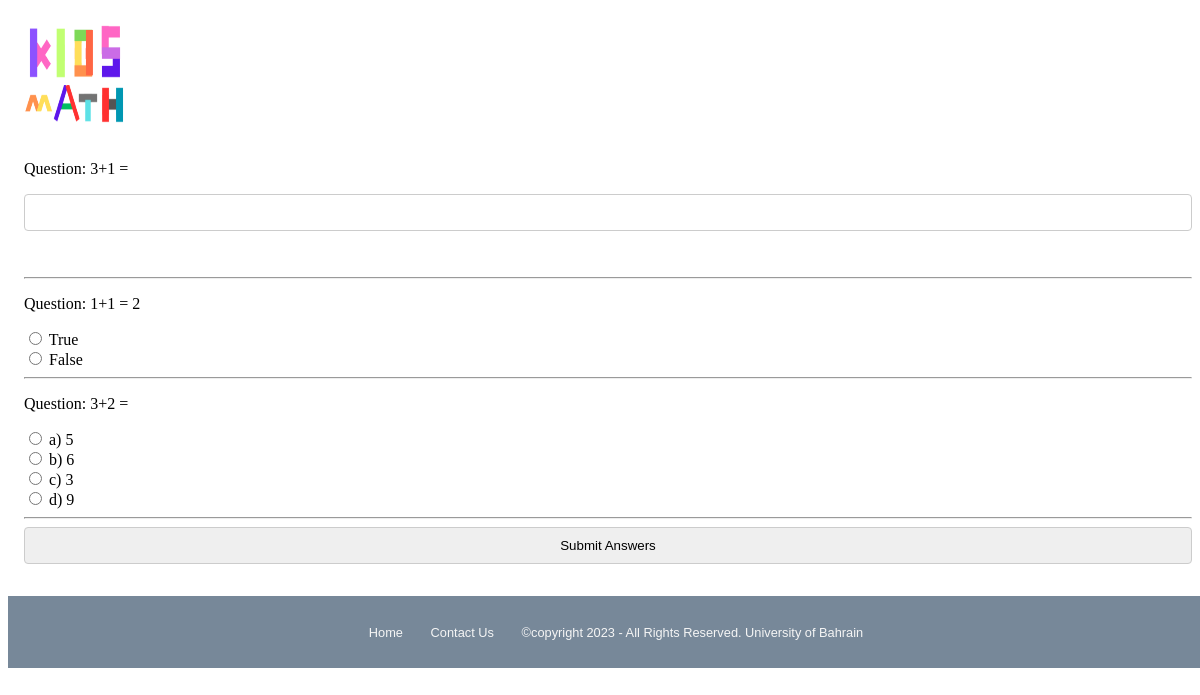
/quiz_questions.php?quizID=17 (signed in), run on the app's committed database.
### tables this page shows
CREATE TABLE `questions2` (
  `ID` int(11) NOT NULL,
  `quizid` int(5) NOT NULL,
  `question` varchar(500) NOT NULL,
  `opt1` varchar(100) NOT NULL,
  `answer` varchar(100) NOT NULL
);

CREATE TABLE `questions3` (
  `ID` int(5) NOT NULL,
  `quizid` int(5) NOT NULL,
  `question` varchar(500) NOT NULL,
  `op1` varchar(100) NOT NULL,
  `op2` varchar(100) NOT NULL,
  `answer` varchar(100) NOT NULL
);

CREATE TABLE `questions1` (
  `ID` int(5) NOT NULL,
  `quizid` int(5) NOT NULL,
  `question` varchar(500) NOT NULL,
  `opt1` varchar(100) NOT NULL,
  `opt2` varchar(100) NOT NULL,
  `opt3` varchar(100) NOT NULL,
  `opt4` varchar(100) NOT NULL,
  `answer` varchar(100) NOT NULL
);

### quiz_questions.php (the view, shortened to what this page needs)
<?php
require('connection.php');
$quizId = $_GET['quizID'];
?>
<!DOCTYPE html>
<html lang="en">
<head>
  <link rel="stylesheet" href="Projectstyle.css">
</head>
<body>
  <header>
    <a href="home.php"><img class="WLogo" style="width: 100px;height: 100px;" src="image/logo.png" alt="Logo"></a>
  </header>
  <main>
    <?php
    $quizQuery = $db->prepare("SELECT display_questions FROM quizzes WHERE quizID = :quizId");
    $quizQuery->bindParam(':quizId', $quizId, PDO::PARAM_INT);
    $quizQuery->execute();
    $displayQuestions = $quizQuery->fetchColumn();
    function displayRandomQuestions($db, $table, $quizId, $type, $numQuestions)
    {
      $sql = "SELECT * FROM $table WHERE quizid = :quizId ORDER BY RAND() LIMIT :numQuestions";
      $stmt = $db->prepare($sql);
      $stmt->bindParam(':quizId', $quizId, PDO::PARAM_INT);
      $stmt->bindParam(':numQuestions', $numQuestions, PDO::PARAM_INT);
      $stmt->execute();
      $questions = $stmt->fetchAll(PDO::FETCH_ASSOC);
      foreach ($questions as $row) {
        echo "<p>Question: {$row['question']}</p>";
        if ($type === 'mcq') {
          echo "<input type='radio' name='mcq_answers[{$row['ID']}]' value='opt1'  /> a) {$row['opt1']}<br>";
          echo "<input type='radio' name='mcq_answers[{$row['ID']}]' value='opt2'  /> b) {$row['opt2']}<br>";
          echo "<input type='radio' name='mcq_answers[{$row['ID']}]' value='opt3'  /> c) {$row['opt3']}<br>";
          echo "<input type='radio' name='mcq_answers[{$row['ID']}]' value='opt4'  /> d) {$row['opt4']}<br>";
        } elseif ($type === 'fill') {
          echo "<input type='text' name='fill_answers[{$row['ID']}]' /><br>";
        } elseif ($type === 'tf') {
          echo "<input type='radio' name='tf_answers[{$row['ID']}]' value='T'  /> True<br>";
          echo "<input type='radio' name='tf_answers[{$row['ID']}]' value='F'  /> False<br>";
        }
        echo "<hr>";
      }
    }
    echo "<form id='quizForm' action='check_answers.php' method='post'>";
    $questionsToDisplay = min($displayQuestions, 3);
    $questionTypes = ['mcq', 'fill', 'tf'];
    shuffle($questionTypes);
    $questionTypeCount = count($questionTypes);
    for ($i = 0; $i < $questionsToDisplay; $i++) {
      $questionType = $questionTypes[$i % $questionTypeCount];
      if ($questionType === 'mcq') {
        displayRandomQuestions($db, "questions1", $quizId, "mcq", 1);
      } elseif ($questionType === 'fill') {
        displayRandomQuestions($db, "questions2", $quizId, "fill", 1);
      } elseif ($questionType === 'tf') {
        displayRandomQuestions($db, "questions3", $quizId, "tf", 1);
      }
    }
    echo "<input type='submit' value='Submit Answers' />";
    echo "</form>";
    ?>
  </main>
  <?php require("footer.php"); ?>
</body>
</html>

### Projectstyle.css (style rules this page uses)
header { display: flex; justify-content: space-between; padding: 1rem; margin: auto; }
header .WLogo { width: 30px; height: 30px; }
main { margin-left: 1rem; }

### quiz_questions.php (style rules this page uses)
input[type="text"], input[type="number"], input[type="submit"] { display: block; width: 100%; padding: 10px; margin-bottom: 20px; border: 1px solid #ccc; border-radius: 4px; box-sizing: border-box; }

### data on the page
questions2: question "3+1 ="
questions3: question "1+1 = 2"
questions1: question "3+2 =", opt1 "5", opt2 "6", opt3 "3", opt4 "9"
